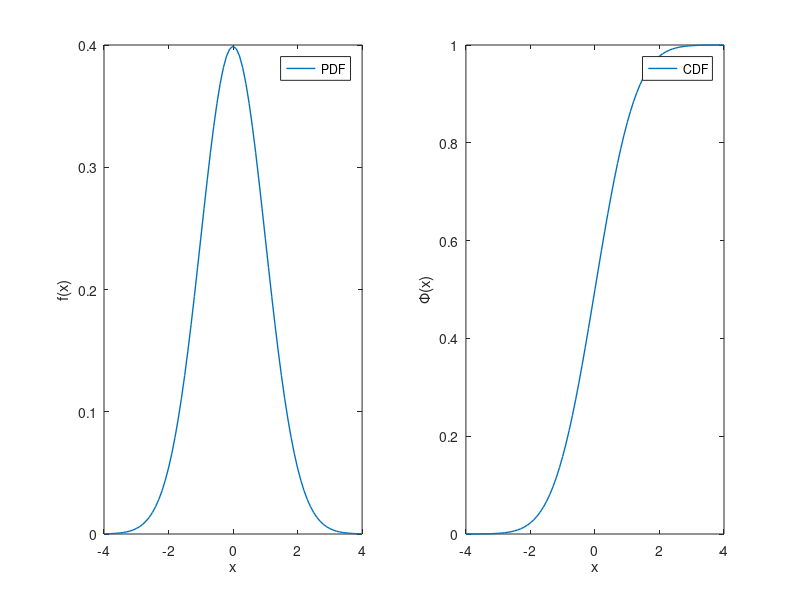

This chart was generated by the following MATLAB code:
clear; clc; 
close all;

mu = 0;
sigma = 1;
normalDist = makedist('normal', 'mu', mu, 'sigma', sigma);

x = [-4:.1:4];
PDF = pdf(normalDist,x);
CDF = cdf(normalDist,x);


subplot(1,2,1);
plot(x, PDF, 'LineWidth', 1)
legend('PDF')
xlabel('x')
ylabel('f(x)')
% title('Normal Distribution')

subplot(1,2,2);
plot(x, CDF, 'LineWidth', 1)
legend('CDF')
xlabel('x')
ylabel('\Phi(x)')
% title('Normal Distribution')